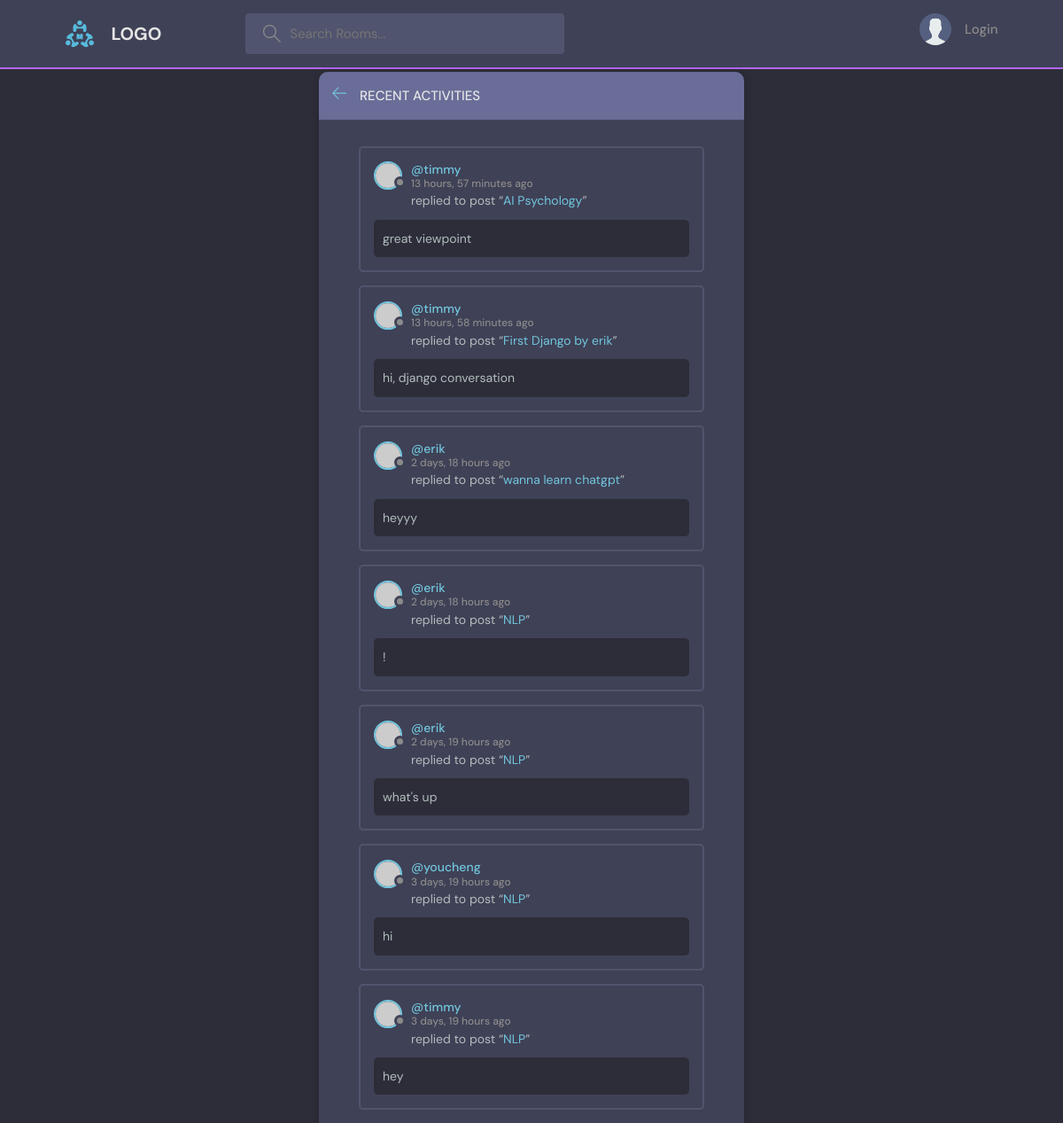
The page /activity/ on the database its author committed.
### base/models.py (models this page shows, shortened)
class Message(models.Model):                                    #user 是one-to-many:一個使用者對多個留言
    user = models.ForeignKey(User, on_delete=models.CASCADE) #django內建user model，直接import就可以用
    room = models.ForeignKey(Room, on_delete=models.CASCADE)#Room 是parent table，on_delete:當parent table被刪除時，要怎麼做
    body = models.TextField()
    updated = models.DateTimeField(auto_now=True)
    created = models.DateTimeField(auto_now_add=True)
    class Meta:
        ordering = ['-updated', '-created']

class Room(models.Model): #Room 是 Topic 的child
    host = models.ForeignKey(User, on_delete=models.SET_NULL, null=True)
    topic = models.ForeignKey(Topic, on_delete=models.SET_NULL, null=True) #Class topic在上面，所以直接用，如果是在下面，要以字串'Topic'呼叫
    name = models.CharField(max_length=200)
    description = models.TextField(null=True, blank=True)
    participants = models.ManyToManyField(
        User, related_name='participants', blank=True) #前面用過User表格了，這裡要在取用另一個User表格，所以要related_name
    updated = models.DateTimeField(auto_now=True)
    created = models.DateTimeField(auto_now_add=True)
    class Meta:
       ordering = ['-updated', '-created']
    def __str__(self):
        return self.name

### base/views.py (the view)
# urls.py: path('activity/', views.activityPage, name="activity"),
def activityPage(request):
    room_messages = Message.objects.all()
    context={'room_messages':room_messages}
    return render(request,'base/activity.html',context)

### base/templates/base/activity.html (shortened to what this page needs)
{% extends 'main.html' %}
{% block content %}
    <main class="layout">
      <div class="container">
        <div class="layout__box">
          <div class="layout__boxHeader">
            <div class="layout__boxTitle">
              <a href="{% url 'home' %}">
                <svg version="1.1" xmlns="http://www.w3.org/2000/svg" width="32" height="32" viewBox="0 0 32 32">
                  <title>arrow-left</title>
                  <path
                    d="M13.723 2.286l-13.723 13.714 13.719 13.714 1.616-1.611-10.96-10.96h27.625v-2.286h-27.625l10.965-10.965-1.616-1.607z"
                  ></path>
                </svg>
              </a>
              <h3>Recent Activities</h3>
            </div>
          </div>
          <div class="activities-page layout__body">
            {% for message in room_messages %}
        <div class="activities__box">
            <div class="activities__boxHeader roomListRoom__header">
                <a href="{% url 'user-profile' message.user.id %}" class="roomListRoom__author">
                <div class="avatar avatar--small">
                    <img src="https://randomuser.me/api/portraits/women/11.jpg" />
                </div>
                <p>
                    @{{message.user}}
                    <span>{{message.created|timesince}} ago</span>
                </p>
                </a>
            </div>
            <div class="activities__boxContent">
                <p>replied to post “<a href="">{{message.room}}</a>”</p>
                <div class="activities__boxRoomContent">
                    {{message.body}}
                </div>
            </div>
        </div>
    {% endfor %}
          </div>
        </div>
      </div>
    </main>
{% endblock content %}

### static/styles/style.css (style rules this page uses)
:root { --color-main: #71c6dd; --color-main-light: #e1f6fb; --color-dark: #3f4156; --color-dark-medium: #51546e; --color-dark-light: #696d97; --color-light: #e5e5e5; --color-gray: #8b8b8b; --color-light-gray: #b2bdbd; --color-bg: #2d2d39; --color-success: #5dd693; --color-error: #fc4b0b; }
* { font-family: "DM Sans", -apple-system, BlinkMacSystemFont, "Segoe UI", Roboto, Oxygen, Ubuntu, Cantarell, "Open Sans", "Helvetica Neue", sans-serif; margin: 0; padding: 0; box-sizing: border-box; text-rendering: optimizeLegibility; font-size: inherit; }
html { font-size: 56.25%; }
@media only screen and (min-width: 1200px) { html { font-size: 62.5%; } }
body { line-height: 1.6; font-weight: 400; font-size: 1.5rem; color: var(--color-light-gray); background-color: var(--color-bg); min-height: 100vh; }
img { width: 100%; }
a { display: inline-block; color: var(--color-main); text-decoration: none; }
.container { max-width: 120rem; width: 90%; margin: auto; }
.avatar { position: relative; display: inline-block; border-radius: 50%; border: 2px solid var(--color-main); }
.avatar img { display: block; border-radius: 50%; object-fit: cover; object-position: center; }
.avatar::after { content: ""; display: block; position: absolute; background-color: var(--color-gray); z-index: 111; border-radius: 50%; border: 0.3rem solid var(--color-dark); }
.avatar.avatar--small img { width: 2.8rem; height: 2.8rem; }
.avatar.avatar--small:after { width: 0.7rem; height: 0.7rem; bottom: 0px; right: -6px; }
.layout { margin-top: 2.4rem; }
.layout > .container { display: flex; justify-content: space-between; align-items: flex-start; }
.layout__box { width: 90%; max-width: 48rem; min-height: 40rem; position: absolute; top: 50%; left: 50%; transform: translate(-50%, -46%); background-color: var(--color-dark); border-radius: 1rem; box-shadow: 1px 1px 6px 3px rgba(0, 0, 0, 0.1); overflow: hidden; }
.layout__boxHeader { display: flex; padding: 1.5rem; background-color: var(--color-dark-light); }
.layout__boxTitle { display: flex; gap: 1.5rem; align-items: center; }
.layout__boxTitle h3 { text-transform: uppercase; font-weight: 500; color: var(--color-light); }
.layout__boxTitle svg { width: 1.6rem; height: 1.6rem; fill: var(--color-main); }
.layout__body { margin: 3rem; }
.roomListRoom__header { display: flex; justify-content: space-between; align-items: center; }
.roomListRoom__author { font-weight: 500; display: flex; align-items: center; gap: 1rem; }
.activities__box { margin: 1.5rem; padding: 1.5rem; border: 2px solid var(--color-dark-medium); border-radius: 5px; }
.activities__boxHeader p { font-size: 1.4rem; line-height: 1.3; }
.activities__boxHeader p span { color: var(--color-gray); font-size: 1.2rem; display: block; }
.activities__boxContent { margin-left: 4.2rem; }
.activities__boxContent { font-size: 1.4rem; }
.activities__boxRoomContent { background: var(--color-bg); padding: 1rem; border-radius: 5px; margin-top: 1rem; margin-left: -4.2rem; }

### rows shown on the page
Message: user "timmy", created "13 hours, 57 minutes", room "AI Psychology", body "great viewpoint"
Message: user "timmy", created "13 hours, 58 minutes", room "First Django by erik", body "hi, django conversation"
Message: user "erik", created "2 days, 18 hours", room "wanna learn chatgpt", body "heyyy"
Message: user "erik", created "2 days, 18 hours", room "NLP", body "!"
Message: user "erik", created "2 days, 19 hours", room "NLP", body "what's up"
Message: user "youcheng", created "3 days, 19 hours", room "NLP", body "hi"
Message: user "timmy", created "3 days, 19 hours", room "NLP", body "hey"
